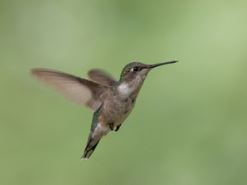
#> input picture 03-MemesGifs/Bird.JPG, 247 x 185 px
$ python Meme.py
#> lines starting #> are read from the running program, lines starting #| are printed output that depends on the picture
from PIL import Image
from PIL import ImageDraw
from PIL import ImageFont

image = Image.open("Bird.JPG")
#> image is the input picture: PIL image 247x185 RGB; mean R, G, B 141, 158.8, 110.6


image.show

lettertype = ImageFont.truetype("impact.ttf", 20)

tekengebied = ImageDraw.Draw(image)

tekst = "Bird\Bottom Text!"
tekengebied.multiline_text((10,10), tekst, font=lettertype, fill=(0,0,0))

image.show()
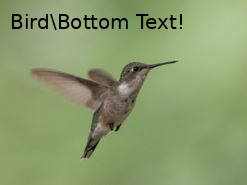
#> shown: PIL image 247x185 RGB; mean R, G, B 138.4, 155.9, 108.5

image.save("meme_met_tekst.jpg")
